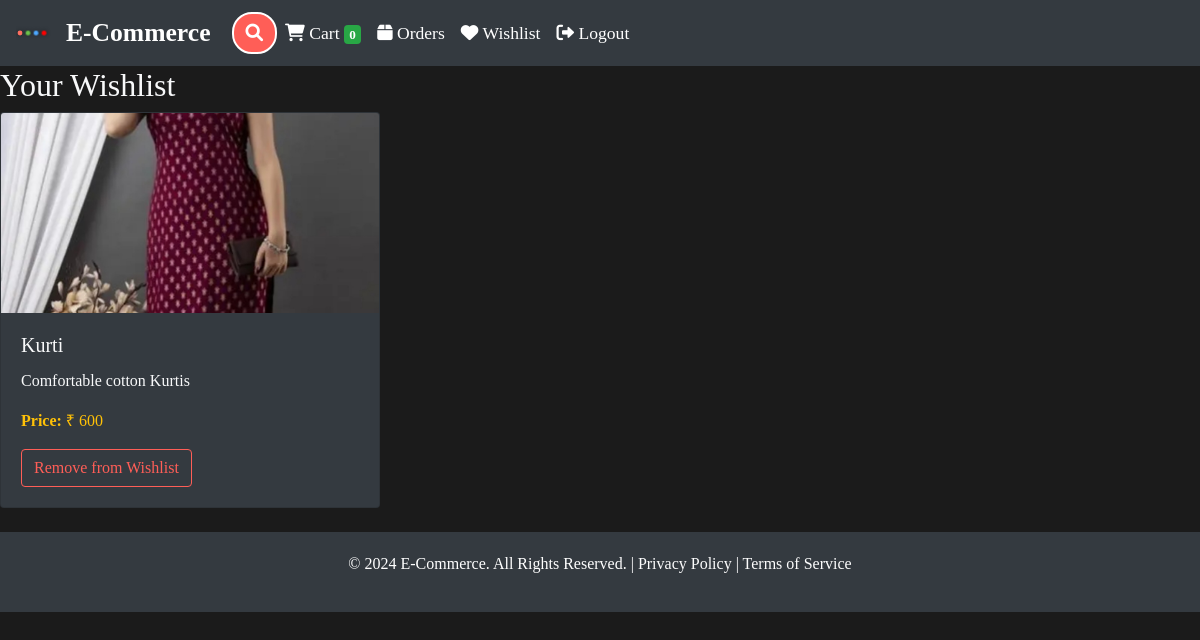
/wishlist/ (signed in), run on the app's committed database.
### store/models/product.py (models this page shows, shortened)
class Products(models.Model):
    name = models.CharField(max_length=60)
    price = models.IntegerField(default=0)
    category = models.ForeignKey(Category, on_delete=models.CASCADE, default=1)
    description = models.CharField(max_length=250, default='', blank=True, null=True)
    image = models.ImageField(upload_to='uploads/products/')
    attributes = models.ManyToManyField(AttributeKey, through=ProductAttribute, related_name='products')

### store/views/home.py (the view, shortened to what this page needs)
# urls.py: path('wishlist/', WishlistView.as_view(), name='wishlist'),
class WishlistView(View):
    def get(self, request):
        customer_id = request.session.get('customer')
        if not customer_id:
            return redirect('login')
        try:
            customer = Customer.objects.get(id=customer_id)
            wishlist_products = Products.objects.filter(id__in=customer.wishlist)
            return render(request, 'wishlist.html', {'wishlist_products': wishlist_products})
        except Customer.DoesNotExist:
            return redirect('login')

### store/templatetags/custom_filter.py (called while the page is built)
@register.filter(name='currency')
def currency(number):
    return "₹ "+str(number)

### store/templates/wishlist.html (shortened to what this page needs)
{% extends 'base.html' %}
{% load cart %}
{% load custom_filter %}
{% block content %}
<link rel="stylesheet" href="https://cdnjs.cloudflare.com/ajax/libs/font-awesome/6.0.0-beta3/css/all.min.css">
    <h2 class="text-light">Your Wishlist</h2>
    <div class="row">
        {% for product in wishlist_products %}
        <a href="{% url 'product_detail' product.id %}">
        <div class="col-md-4 mb-4">
            <div class="card text-light bg-dark">
                <img src="{{ product.image.url }}" class="card-img-top" alt="{{ product.name }}">
                <div class="card-body">
                    <h5 class="card-title">{{ product.name }}</h5>
                    <p class="card-text">{{ product.description }}</p>
                    <p class="text-warning"><strong>Price: </strong>{{ product.price|currency }}</p>
                    <form action="{% url 'wishlist' %}" method="post">
                        <button type="submit" class="btn btn-outline-danger">Remove from Wishlist</button>
                    </form>
                </div>
            </div></a>
        </div>
        {% empty %}
        <p class="text-light">Your wishlist is empty.</p>
        {% endfor %}
{% endblock %}

### store/templates/base.html (style rules this page uses)
body { font-family: 'Roboto', sans-serif; background-color: #f8f9fa; color: #212529; }

### store/templates/wishlist.html (style rules this page uses)
body { font-family: 'Lobster', cursive; background-color: #181818; color: #ffffff; }
body { background-color: #1b1b1b; color: #f8f9fa; }
h2 { color: #ff5e57; }
.card-img-top { max-height: 200px; object-fit: cover; }
.btn-outline-danger { border-color: #ff5e57; color: #ff5e57; }

### data on the page
Products: image (picture), name "Kurti", description "Comfortable cotton Kurtis", price "₹ 600"

### other printed values
{{ request.session.cart.keys|length }} "0"
